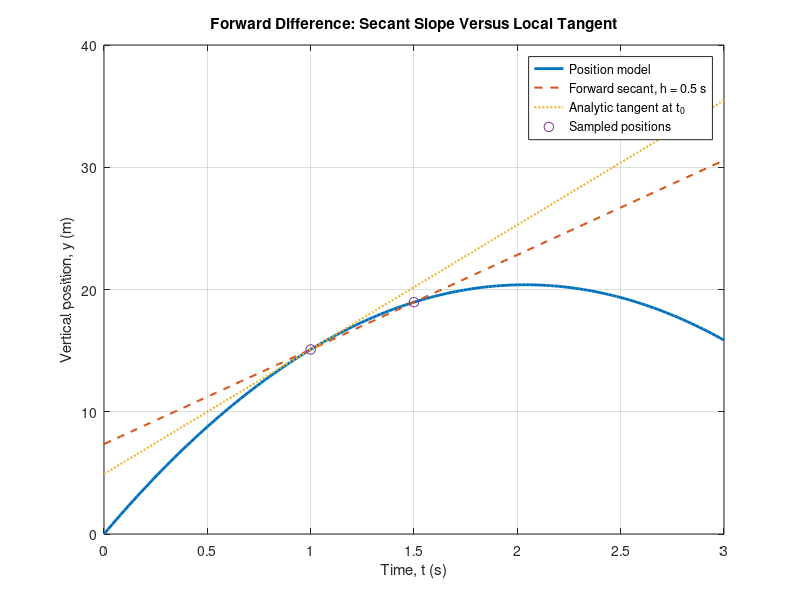

This figure's MATLAB source: (Note: this script raises an error after producing the figure.)
%[text] # Numerical Differentiation: Estimate a physical rate and test the step size
%[text] **LECTURE DEMONSTRATION**
%[text] PHY4605 Physics-First Reproducible MATLAB Notebook
%%
%[text] ## Physical Question and Learning Outcomes
%[text] A projectile moves vertically according to a familiar constant-gravity position model. How can two nearby position values estimate the instantaneous vertical velocity at $t=1.0$ s, and how do we decide whether that numerical derivative is credible?
%[text] **Learning outcomes.** By the end of this demonstration, you can interpret a derivative as a physical rate with units, trace a forward-difference calculation for several supplied step sizes, and validate the numerical derivative against an analytic reference using simple error.
%%
%[text] ## Model, Assumptions, Variables, and Units
%[text] Use $y(t)=y_0+v_0t-\frac{1}{2}gt^2$ with constant gravitational acceleration and negligible air resistance. Position `y_m` is measured in metres and time `t_s` in seconds, so $dy/dt$ has unit m/s.
y0_m = 0;             % initial vertical position (m)
v0_mps = 20;          % initial vertical velocity (m/s)
g_mps2 = 9.81;        % gravitational acceleration (m/s^2)
t0_s = 1.0;           % target time for the derivative (s)
h_s = [0.5 0.2 0.1 0.05]; % supplied forward-difference step sizes (s)
%%
%[text] ## Prediction Before Computing
%[text] At $t=1.0$ s the projectile should still be moving upward, but gravity has reduced its speed from the initial 20 m/s. The derivative should therefore be positive and smaller than 20 m/s. A numerical result with the wrong sign or units would be physically suspicious.
%%
%[text] ## Analytic Reference for Validation
%[text] Differentiating the familiar position equation gives $v(t)=v_0-gt$. This analytic result is not the numerical method; it is the independent reference that lets us check the approximation.
v_exact_mps = v0_mps - g_mps2*t0_s
%%
%[text] ## See the Forward Difference as a Secant Slope
%[text] For one demonstration step, use `h = 0.5 s`. The forward difference uses the position at `t0` and the position one step later. The secant slope between those two points approximates the tangent slope at `t0`.
h_demo_s = 0.5;
t_curve_s = 0:0.02:3;
y_curve_m = y0_m + v0_mps*t_curve_s - 0.5*g_mps2*t_curve_s.^2;
y_t0_m = y0_m + v0_mps*t0_s - 0.5*g_mps2*t0_s^2;
y_t0_plus_h_m = y0_m + v0_mps*(t0_s+h_demo_s) - 0.5*g_mps2*(t0_s+h_demo_s)^2;
v_demo_mps = (y_t0_plus_h_m-y_t0_m)/h_demo_s;
y_secant_m = y_t0_m + v_demo_mps*(t_curve_s-t0_s);
y_tangent_m = y_t0_m + v_exact_mps*(t_curve_s-t0_s);
plot(t_curve_s,y_curve_m,'LineWidth',2)
hold on
plot(t_curve_s,y_secant_m,'--','LineWidth',1.5)
plot(t_curve_s,y_tangent_m,':','LineWidth',1.5)
plot([t0_s t0_s+h_demo_s],[y_t0_m y_t0_plus_h_m],'o','MarkerSize',7)
hold off
grid on
xlabel('Time, t (s)')
ylabel('Vertical position, y (m)')
title('Forward Difference: Secant Slope Versus Local Tangent')
legend('Position model','Forward secant, h = 0.5 s','Analytic tangent at t_0','Sampled positions','Location','best')
%%
%[text] ## Forward-Difference Algorithm Before MATLAB
%[text] In words: choose the target time and a positive step `h`; evaluate the model at `t0`; evaluate it again at `t0+h`; subtract the two positions; divide by the time step; then compare the estimated velocity with the analytic reference. Repeat only for the supplied step sizes.
%%
%[text] ## Work One Forward Difference
%[text] With `h = 0.5 s`, the numerator is a change in metres and the denominator is a change in seconds, so the result has unit m/s. This is an average slope over a finite interval used as an estimate of the instantaneous rate at its left endpoint.
y_now_m = y0_m + v0_mps*t0_s - 0.5*g_mps2*t0_s^2
y_next_demo_m = y0_m + v0_mps*(t0_s+h_demo_s) - 0.5*g_mps2*(t0_s+h_demo_s)^2
v_forward_demo_mps = (y_next_demo_m-y_now_m)/h_demo_s
%%
%[text] ## Compare a Small Set of Step Sizes
%[text] Now apply the same calculation to the supplied step-size array. The code changes only `h`; the physical model and target time stay fixed. A smaller `h` makes the secant more local to `t0`.
y_forward_m = y0_m + v0_mps*(t0_s+h_s) - 0.5*g_mps2*(t0_s+h_s).^2;
v_forward_mps = (y_forward_m-y_now_m)./h_s;
abs_error_mps = abs(v_forward_mps-v_exact_mps);
rel_error_percent = 100*abs_error_mps/abs(v_exact_mps);
step_comparison = table(h_s(:),v_forward_mps(:),abs_error_mps(:),rel_error_percent(:), ...
    'VariableNames',{'Step_s','ForwardVelocity_mps','AbsoluteError_mps','RelativeError_percent'})
%%
%[text] ## Interpret the Step-Size Trend
%[text] For this smooth model and this range of step sizes, the forward-difference estimate approaches the analytic value as `h` decreases. The important reading move is not "smaller is always perfect"; it is that the estimate becomes more local and the measured error becomes smaller over this supplied range.
plot(h_s,v_forward_mps,'o-','LineWidth',2)
hold on
yline(v_exact_mps,'--','Analytic reference')
hold off
grid on
xlabel('Forward-difference step, h (s)')
ylabel('Velocity estimate at t_0 (m/s)')
title('Forward-Difference Estimate Versus Step Size')
%%
%[text] ## Core Validation: Compare With the Analytic Derivative
%[text] The required Week 6 validation is to compare the numerical derivative with the analytic derivative at the same point and state a simple error. The smallest supplied step gives an estimate close to 10.19 m/s and preserves the expected positive sign.
smallest_step_estimate_mps = v_forward_mps(end)
smallest_step_abs_error_mps = abs_error_mps(end)
smallest_step_rel_error_percent = rel_error_percent(end)
assert(smallest_step_abs_error_mps < 0.30, ...
    'Forward-difference validation failed for the smallest supplied step.')
%%
%[text] ## Diagnose a Runnable but Wrong Difference
%[text] A common defect is to divide the position change by `t0` instead of by the step `h`. The expression may run and even return units resembling m/s, but it is not the slope of the two sampled points because the denominator is not their time separation.
wrong_denominator_mps = (y_next_demo_m-y_now_m)/t0_s
correct_denominator_mps = (y_next_demo_m-y_now_m)/h_demo_s
%%
%[text] ## Working Exposure: Central Difference
%[text] A supplied central difference samples equally on both sides of `t0`: `[y(t0+h)-y(t0-h)]/(2h)`. For this quadratic position model it reproduces the analytic derivative to floating-point precision. That exact agreement is special to this model and should not be assumed for every function.
h_central_s = 0.5;
y_plus_m = y0_m + v0_mps*(t0_s+h_central_s) - 0.5*g_mps2*(t0_s+h_central_s)^2;
y_minus_m = y0_m + v0_mps*(t0_s-h_central_s) - 0.5*g_mps2*(t0_s-h_central_s)^2;
v_central_mps = (y_plus_m-y_minus_m)/(2*h_central_s)
central_abs_error_mps = abs(v_central_mps-v_exact_mps)
%%
%[text] ## Working Exposure: Error Versus Step Size
%[text] The supplied curve below extends the same forward-difference calculation across several smaller `h` values. Read it qualitatively: numerical differentiation balances a finite step against finite-precision arithmetic, so an extremely small step is not a universal guarantee of a better answer. Detailed truncation and round-off analysis is Stretch.
h_working_s = logspace(-1,-8,8);
y_working_forward_m = y0_m + v0_mps*(t0_s+h_working_s) - 0.5*g_mps2*(t0_s+h_working_s).^2;
v_working_mps = (y_working_forward_m-y_now_m)./h_working_s;
working_error_mps = abs(v_working_mps-v_exact_mps);
loglog(h_working_s,working_error_mps,'o-','LineWidth',2)
grid on
xlabel('Step size, h (s)')
ylabel('Absolute velocity error (m/s)')
title('Working Exposure: Forward-Difference Error Versus Step Size')
%%
%[text] ## Three Takeaways
%[text] First, a numerical derivative estimates a physical rate from nearby values and must carry the correct derivative unit. Second, the forward difference uses a finite secant, so changing `h` changes the approximation. Third, compare the estimate with an analytic or supplied reference and state simple error before trusting it.
%%
%[text] ## Reproducibility Record
%[text] Run sections from top to bottom in a fresh MATLAB session. This demonstration requires MATLAB R2025a or later and base MATLAB only. Locked values are `y0_m=0`, `v0_mps=20`, `g_mps2=9.81`, `t0_s=1.0`, and Core step sizes `h_s=[0.5 0.2 0.1 0.05]`. No hidden Workspace state is required.

%[appendix]{"version":"1.0"}
